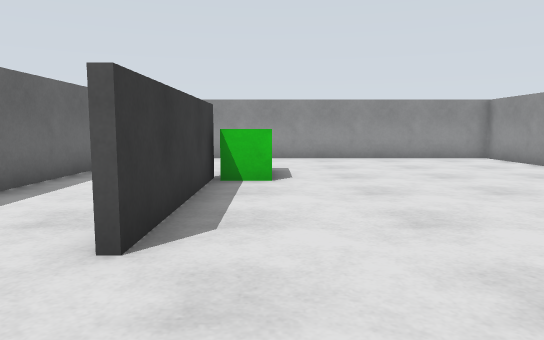
[1] (above)

17 first-person views from a walk through a Gazebo world. The camera is 1 m above the floor, tilts 6° down and sees 70° across. The floor is counted in squares, 1 m on a side. Each view is taken from the middle of a square. On the plan, view 1 faces up. The plan holds only what a view shows up to about 14 squares ahead; the rest is blank.

[2]
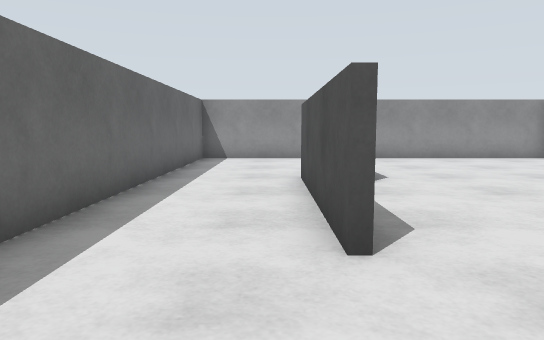

[3]
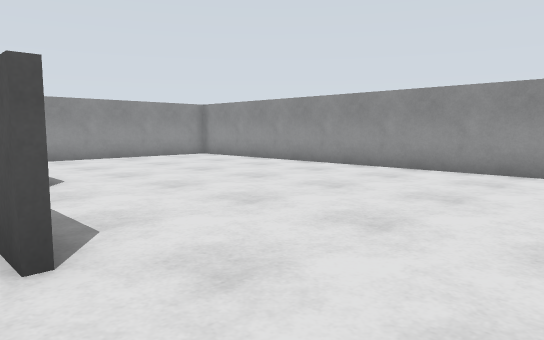

[4]
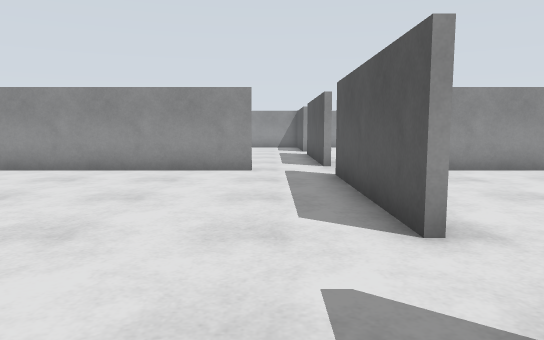

[5]
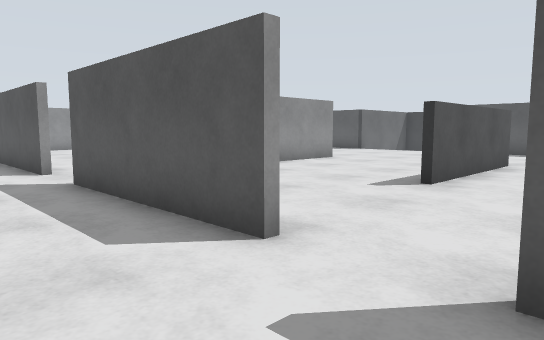

[6]
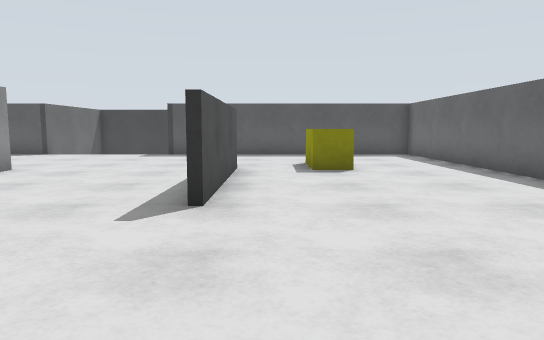

[7]
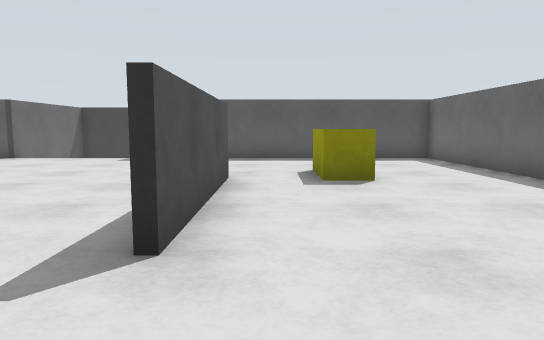

[8]
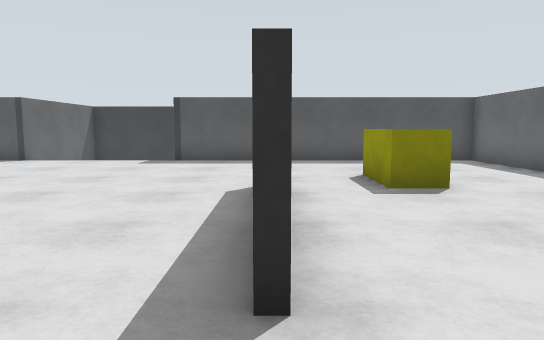

[9]
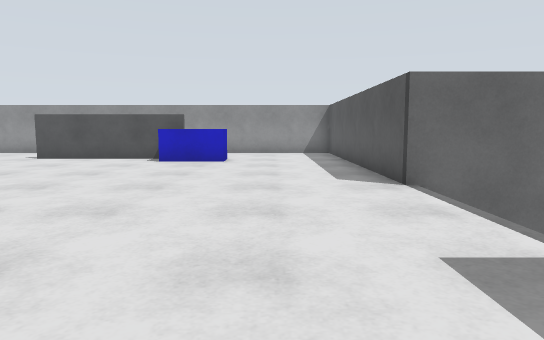

[10]
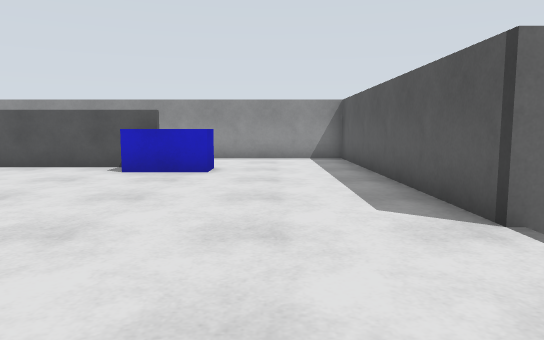

[11]
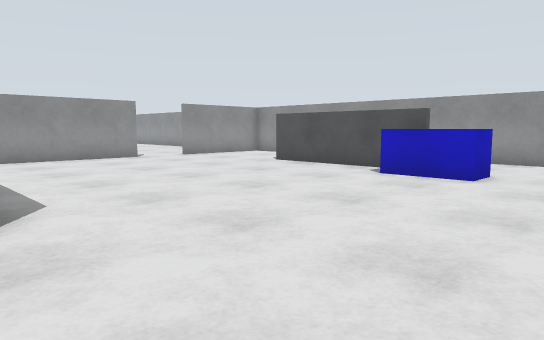

[12]
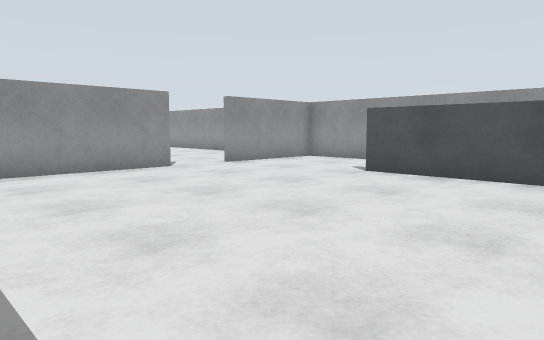

[13]
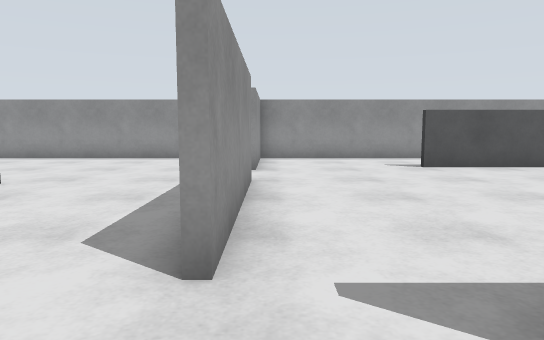

[14]
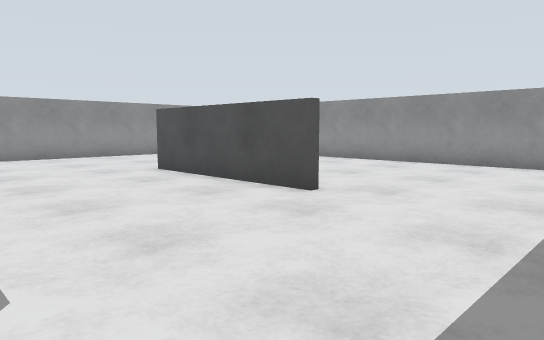

[15]
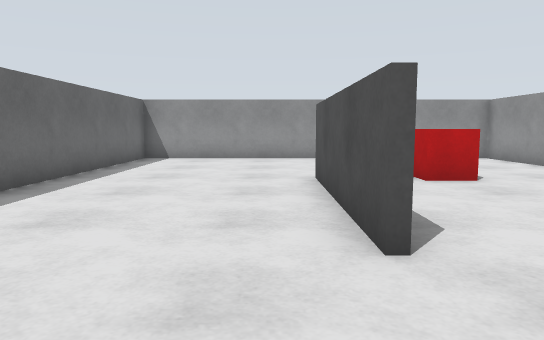

[16]
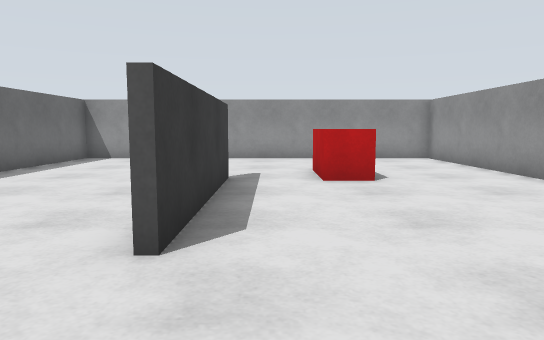

[17]
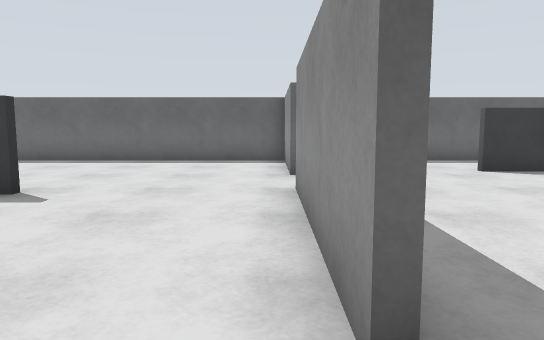

### Floor plan
Ten units are one square. View 1 is at (0, 0); x grows to the right and y downward. Boxes are objects, and circles mark ways between rooms. Rooms are numbered by the first view taken in them; rooms with no view inside come last. Other rooms are left out.
<svg viewBox="-49 -140 248 334">
<path fill="none" stroke="#000" d="M-12 -75 -12 -30M-14 -29 -14 -74M14 14 65 14M74 -4 74 -135M80 -134 -44 -134 -44 -29M74 105 74 42M19 110 19 60M65 16 15 16M162 106 162 60M136 16 85 16M99 189 99 164 194 164 194 96M-5 16 -40 16M194 72 194 16 155 16M-44 15 -44 164 51 164M131 -80 131 -30M129 -29 129 -80M194 -10 194 -134 80 -134M84 14 128 14M76 -135 76 -61"/>
<rect x="-15" y="-95" width="20" height="20" fill="#bbb"><title>green box</title></rect>
<rect x="-15" y="105" width="20" height="20" fill="#bbb"><title>yellow box</title></rect>
<rect x="145" y="105" width="20" height="20" fill="#bbb"><title>blue box</title></rect>
<rect x="145" y="-95" width="20" height="20" fill="#bbb"><title>red box</title></rect>
<circle cx="5" cy="10" r="3" fill="#2a7"/>
<circle cx="80" cy="0" r="3" fill="#2a7"/>
<circle cx="145" cy="10" r="3" fill="#2a7"/>
<circle cx="75" cy="10" r="3" fill="#2a7"/>
<text x="20" y="-70">1</text>
<text x="70" y="90">2</text>
<text x="140" y="-60">3</text>
</svg>
Room 1 opens to room 2. Room 1 opens to room 3. Room 2 opens to room 3.

Where each view was taken, in squares from view 1:
view 1: 0 up, 0 right, facing up
view 2: 0 up, 2 left, facing up
view 3: 0 up, 2 left, facing up-right
view 4: 0 up, 2 left, facing right
view 5: 1 up, 1 left, facing down-right
view 6: 1 down, 1 right, facing down
view 7: 3 down, 1 right, facing down
view 8: 4 down, 2 right, facing down
view 9: 14 down, 3 right, facing right
view 10: 14 down, 6 right, facing right
view 11: 15 down, 7 right, facing up-right
view 12: 11 down, 8 right, facing up-right
view 13: 2 down, 6 right, facing right
view 14: 1 down, 8 right, facing up-right
view 15: 0 up, 12 right, facing up
view 16: 0 up, 14 right, facing up
view 17: 2 down, 8 right, facing left
